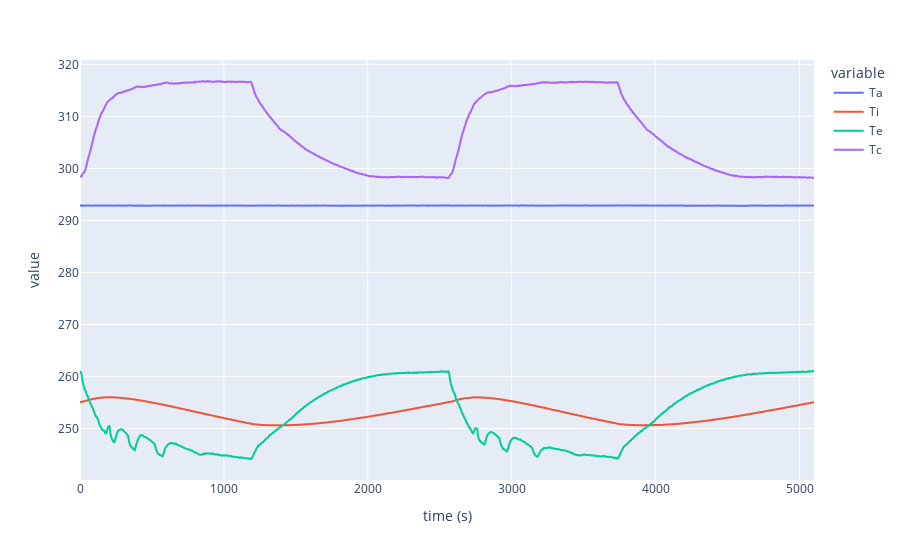

Notebook code for this chart:
### Code cell
fig = px.line(df, x='time (s)', y=['Ta', 'Ti', 'Te', 'Tc'])
fig.show()

### Figure 1 — Plotly figure (JSON) as saved in the notebook; plotly's stock layout.template omitted (floating-point values rounded to 4 significant figures; data arrays with more than 128 entries replaced by an {"elided": "..."} marker saying what was removed)
{"data": [{"hovertemplate": "variable=Ta<br>time (s)=%{x}<br>value=%{y}<extra></extra>", "legendgroup": "Ta", "line": {"color": "#636efa", "dash": "solid"}, "mode": "lines", "name": "Ta", "showlegend": true, "type": "scattergl", "x": {"elided": "1021 int values"}, "xaxis": "x", "y": {"elided": "1021 float values"}, "yaxis": "y"}, {"hovertemplate": "variable=Ti<br>time (s)=%{x}<br>value=%{y}<extra></extra>", "legendgroup": "Ti", "line": {"color": "#EF553B", "dash": "solid"}, "mode": "lines", "name": "Ti", "showlegend": true, "type": "scattergl", "x": {"elided": "1021 int values"}, "xaxis": "x", "y": {"elided": "1021 float values"}, "yaxis": "y"}, {"hovertemplate": "variable=Te<br>time (s)=%{x}<br>value=%{y}<extra></extra>", "legendgroup": "Te", "line": {"color": "#00cc96", "dash": "solid"}, "mode": "lines", "name": "Te", "showlegend": true, "type": "scattergl", "x": {"elided": "1021 int values"}, "xaxis": "x", "y": {"elided": "1021 float values"}, "yaxis": "y"}, {"hovertemplate": "variable=Tc<br>time (s)=%{x}<br>value=%{y}<extra></extra>", "legendgroup": "Tc", "line": {"color": "#ab63fa", "dash": "solid"}, "mode": "lines", "name": "Tc", "showlegend": true, "type": "scattergl", "x": {"elided": "1021 int values"}, "xaxis": "x", "y": {"elided": "1021 float values"}, "yaxis": "y"}], "layout": {"legend": {"title": {"text": "variable"}, "tracegroupgap": 0}, "margin": {"t": 60}, "xaxis": {"anchor": "y", "domain": [0, 1], "title": {"text": "time (s)"}}, "yaxis": {"anchor": "x", "domain": [0, 1], "title": {"text": "value"}}}}
